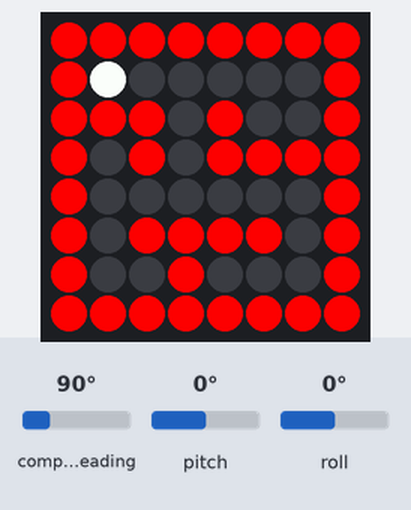
This program was run on a simulated Raspberry Pi (BCM pin numbers) with a Sense HAT. On the bench: the Sense HAT's 8×8 RGB LED matrix. The inputs (shaded band) are chosen by the test bench; at power-on: pitch 0°, compass heading 90°, roll 0°. The Sense HAT reports a negative pitch or roll as 360° plus the angle.

Above: at 1.2 s.
1.3 s: pitch set to -86°
At 1.42 s:
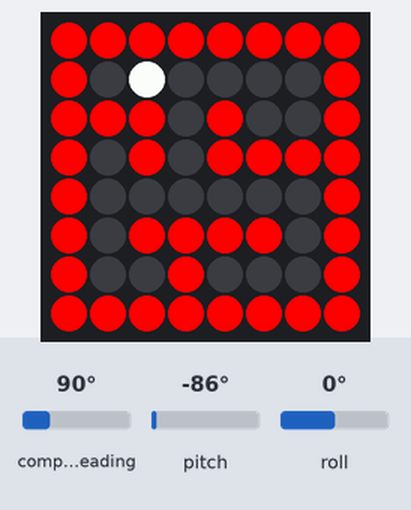
At 2.9 s:
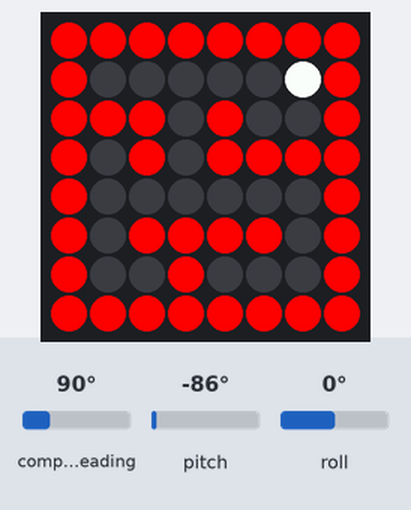
Timing chart, 0 to 4.4 s (numbered marks = the images above; inputs shaded):
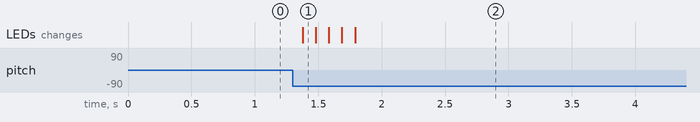

Measured:
- after the input at 1.3 s, the LEDs: change after 0.08 s (image 1)

The program:

maze.py
```python
#!/bin/python3

from sense_hat import SenseHat
from time import sleep

sense = SenseHat()
sense.clear()

r = (255,0,0)
b = (0,0,0)
w = (255,255,255)
g = (0,255,0)

maze = [[r,r,r,r,r,r,r,r],
        [r,b,b,b,b,b,b,r],
        [r,r,r,b,r,b,b,r],
        [r,b,r,b,r,r,r,r],
        [r,b,b,b,b,b,b,r],
        [r,b,r,r,r,r,b,r],
        [r,b,b,r,b,b,b,r],
        [r,r,r,r,r,r,r,r]]

x=1
y=1
game_over = False

def check_wall(x,y,new_x,new_y):
   if maze[new_y][new_x] == b :
       return new_x, new_y
   else :
       return x,y

def move_marble(pitch,roll,x,y):
    new_x = x
    new_y = y
    if 4 < pitch < 176 and x > 0:
        new_x -= 1
    if 184 < pitch < 356 and x < 7:
        new_x += 1
    if 184 < roll < 356 and y > 0:
        new_y -= 1
    if 4 < roll < 176 and y < 7:
        new_y += 1

    new_x, new_y = check_wall(x,y,new_x,new_y)
    return new_x, new_y


while game_over == False:
    o = sense.get_orientation()
    pitch = o["pitch"]
    roll  = o["roll"]
    x,y  = move_marble(pitch,roll,x,y)
    maze[y][x] = w
    sense.set_pixels(sum(maze,[]))
    sleep(0.1)
    maze[y][x] = b
    if x == 6 and y == 6:
        maze[6][6] = g
        sense.set_pixels(sum(maze,[]))
        game_over = True
```
